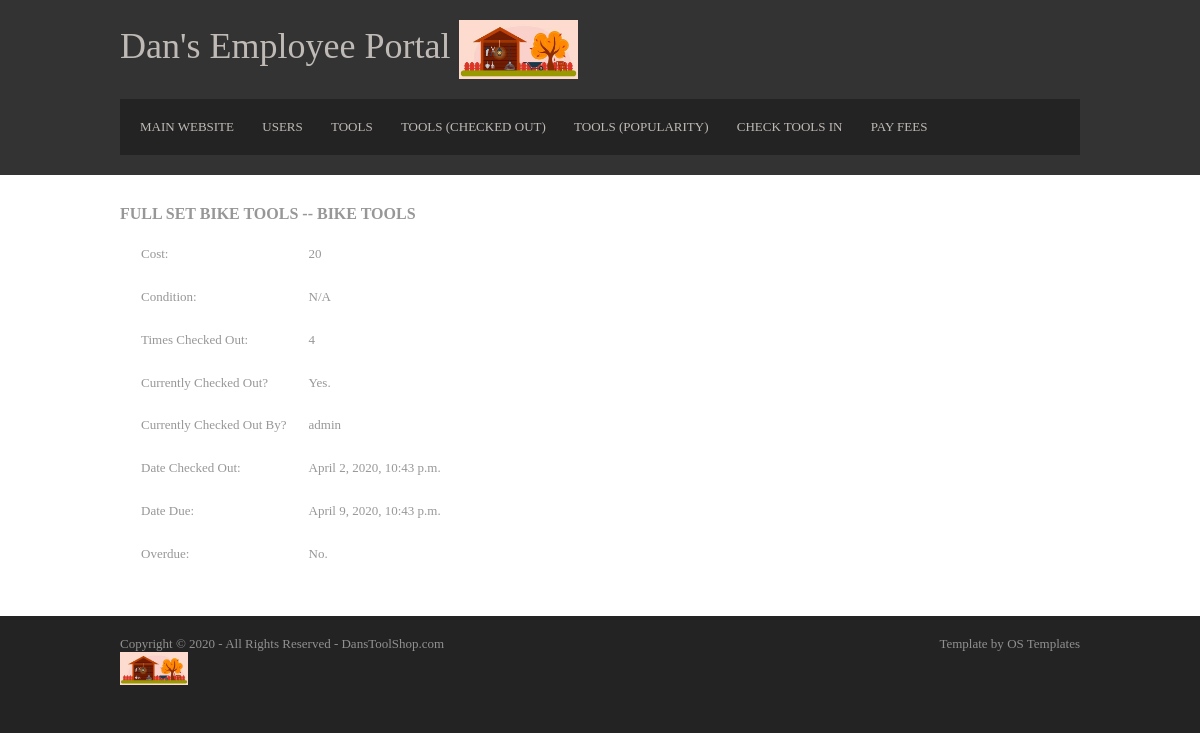
The page /Toolshop/Employee/viewTool/838 (signed in) on the database its author committed.
### Toolshop/models.py (models this page shows, shortened)
class Tool(models.Model):
    name = models.CharField(max_length=100)
    category = models.CharField(max_length=100)
    times_checked_out = models.IntegerField()
    cost = models.IntegerField()
    condition = models.TextField(blank=True)  # Blank here means "Can be blank" sometimes.
    is_checked_out = models.BooleanField(default=False)
    date_checked_out = models.DateTimeField(blank=True, null=True)  # Blank\null here means "Can be blank" sometimes.
    who_checked_out = models.CharField(max_length=100, blank=True)  # Blank here means "Can be blank" sometimes.
    def get_due_date(self):
        if self.date_checked_out is None or self.date_checked_out == "":
            return False
        return self.date_checked_out + timedelta(days=7)
    def is_overdue(self):
        if self.date_checked_out is None or self.date_checked_out == "":
            return False
        return self.date_checked_out + timedelta(days=7) < timezone.now()
    def is_condition_listed(self):
        if self.condition == "":
            return False
        return True

### Toolshop/views.py (the view)
# urls.py: path('Employee/viewTool/<int:tool_id>', views.specific_tool, name='specific_tool'),
@permission_required('user.is_staff')
def specific_tool(request, tool_id):
    tool = get_object_or_404(Tool, pk=tool_id)
    context = {
        "tool": tool,
    }
    return render(request, 'Toolshop/reports_specifictool.html', context)

### Toolshop/templates/Toolshop/reports_specifictool.html (shortened to what this page needs)
<!DOCTYPE html>
<html lang="en" dir="ltr">
<head>
  {% load static %}
  <link rel="stylesheet" href="{% static 'Toolshop/layout.css' %}">
</head>
<body>
<div class="wrapper row1">
  <header id="header" class="clear">
    <div id="hgroup">
      <h1><a href="{% url 'Toolshop:index' %}">Dan's Employee Portal
      <img src="{% static 'Toolshop/logo.jpg' %}" style="width:15%"></a></h1>
    </div>
    <nav>
      <ul>
        <li><a href="{% url 'Toolshop:index' %}">Main Website</a></li>
        <li><a href="{% url 'Toolshop:reports_users' %}">Users</a></li>
        <li><a href="{% url 'Toolshop:reports_tools' sort_by='all' %}">Tools</a></li>
        <li><a href="{% url 'Toolshop:reports_tools' sort_by='checked_out' %}">Tools (Checked out)</a></li>
        <li><a href="{% url 'Toolshop:reports_tools' sort_by='popularity' %}">Tools (Popularity)</a></li>
        <li><a href="{% url 'Toolshop:check_in' %}">Check Tools In</a></li>
        <li><a href="{% url 'Toolshop:pay_fee_page' %}">Pay Fees</a></li>
      </ul>
    </nav>
  </header>
</div>
<div class="wrapper row2">
  <div id="container" class="clear">
    <div id="homepage">
      {% if tool %}
      <h1> {{tool.name}} -- {{tool.category}}</h1>
      <table cellspacing="20">
        <tr>
          <td>Cost: </td>
          <td>{{tool.cost}}</td>
        </tr>
        <tr>
          <td>Condition: </td>
          <td>
            {% if tool.is_condition_listed %}
            {{tool.condition}}
            {% else %}
            N/A
            {% endif %}
          </td>
        </tr>
        <tr>
          <td>Times Checked Out: </td>
          <td>{{tool.times_checked_out}}</td>
        </tr>
        <tr>
          <td>Currently Checked Out? </td>
          <td>
            {% if tool.is_checked_out %}
            Yes.
            {% else %}
            No.
            {% endif %}
          </td>
        </tr>
        <tr>
          <td>Currently Checked Out By? </td>
          <td>
            {% if tool.is_checked_out %}
            {{tool.who_checked_out}}
            {% else %}
            Not checked out.
            {% endif %}
          </td>
        </tr>
        <tr>
          <td>Date Checked Out: </td>
          <td>
            {% if tool.is_checked_out %}
            {{tool.date_checked_out}}
            {% else %}
            Not checked out.
            {% endif %}
          </td>
        </tr>
        <tr>
          <td>Date Due: </td>
          <td>
            {% if tool.is_checked_out %}
            {{tool.get_due_date}}
            {% else %}
            Not checked out.
            {% endif %}
          </td>
        </tr>
        <tr>
          <td>Overdue: </td>
          <td>
            {% if tool.is_checked_out %}
              {% if tool.is_overdue %}
              Yes.
              {% else %}
              No.
              {% endif %}
            {% else %}
            Not checked out.
            {% endif %}
          </td>
        </tr>
      </table>
      {% else %}
        <p>No tool found.  Please try again</p>
      {% endif %}
    </div>
  </div>
</div>
<div class="wrapper row3">
  <footer id="footer" class="clear">
    <p class="fl_left">Copyright &copy; 2020 - All Rights Reserved - <a href="#">DansToolShop.com<br><img src="{% static 'Toolshop/logo.jpg' %}" style="width:15%"> </a></p>
    <p class="fl_right">Template by <a target="_blank" href="https://www.os-templates.com/" title="Free Website Templates">OS Templates</a></p>
  </footer>
</div>
</body>
</html>

### Toolshop/static/Toolshop/layout.css (style rules this page uses)
html { overflow-y:scroll; }
body { margin:0; padding:0; font-size:13px; font-family:Georgia, "Times New Roman", Times, serif; color:#919191; background-color:#232323; }
.clear:after { content:"."; display:block; height:0; clear:both; visibility:hidden; line-height:0; }
.clear { display:block; clear:both; }
a { outline:none; text-decoration:none; }
.fl_left { float:left; }
.fl_right { float:right; }
img { margin:0; padding:0; border:none; line-height:normal; vertical-align:middle; }
address, article, aside, figcaption, figure, footer, header, nav, section { display:block; margin:0; padding:0; }
div.wrapper { display:block; width:100%; margin:0; padding:0; text-align:left; }
.row1, .row1 a { color:#C0BAB6; background-color:#333333; }
.row2 { color:#979797; background-color:#FFFFFF; }
.row3, .row3 a { color:#919191; background-color:#232323; }
#header, #container, #footer { display:block; width:960px; margin:0 auto; }
nav ul { margin:0; padding:0; list-style:none; }
h1, h2, h3, h4, h5, h6 { margin:0; padding:0; font-size:16px; font-weight:bold; font-style:normal; line-height:normal; text-transform:uppercase; }
#header { padding:20px 0; }
#header #hgroup { float:left; margin:0 0 20px 0; }
#header #hgroup h1, #header #hgroup h2 { font-weight:normal; text-transform:none; }
#header #hgroup h1 { font-size:36px; }
#header nav { display:block; width:100%; margin:0; padding:20px 0; color:#C0BAB6; background-color:#232323; clear:both; }
#header nav ul { padding:0 20px; }
#header nav li { display:inline; margin-right:25px; text-transform:uppercase; }
#header nav li a { color:#C0BAB6; background-color:#232323; }
#container { padding:30px 0; }
#container #homepage { line-height:1.6em; }
* { box-sizing:border-box }
#footer { padding:20px 0; }
#footer p { margin:0; padding:0; }

### rows shown on the page
Tool: name "FULL SET BIKE TOOLS", category "BIKE TOOLS", cost "20", times_checked_out "4", who_checked_out "admin", date_checked_out "April 2, 2020, 10:43 p.m.", get_due_date "April 9, 2020, 10:43 p.m."
